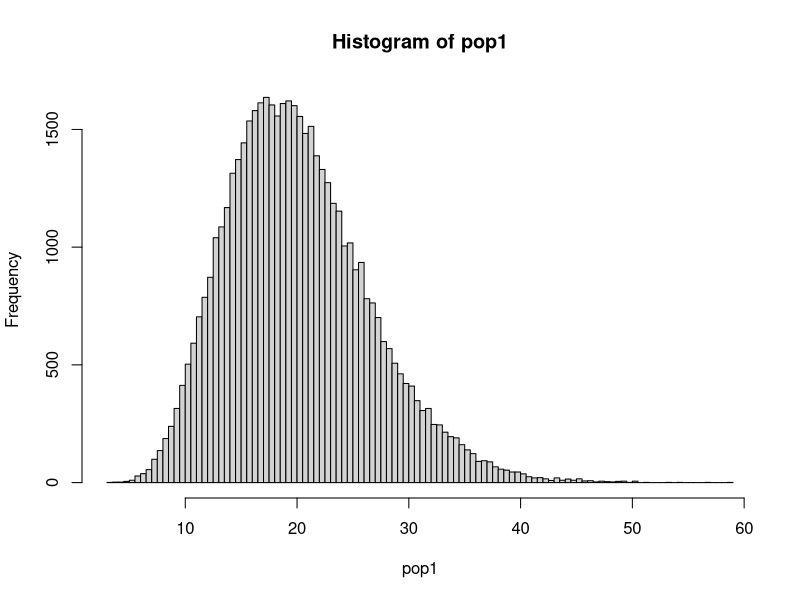
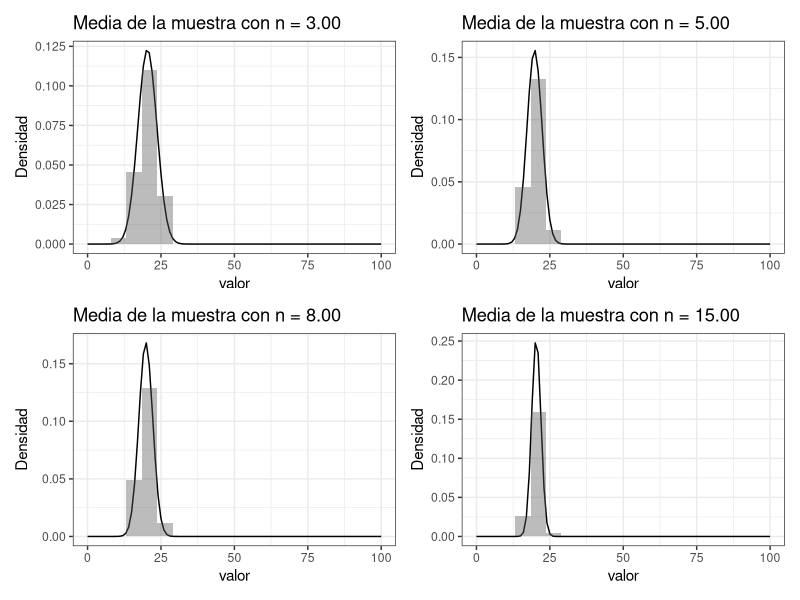

The R script that drew these images, in order:
## ---- chunk 1
library(tidyverse)
library(patchwork)
help(Distributions) # Esto le permitirá ver distribuciones alternativas
## ---- chunk 2
nPop <- 50000
# pop1 <- runif(nPop, min = 0, max = 100)
# pop1 <- rnorm(nPop, mean = 50, sd = 25)
# pop1 <- rbinom(nPop, 99, 0.25)
# pop1 <- rpois(nPop, lambda = 5)
# pop1 <- rt(nPop, 50, 50)
 pop1 <- rchisq(nPop, 20, ncp = 0.1)
# pop1 <- rgamma(nPop, shape = 2, scale = 5) # Asimétrica
## ---- chunk 3
# pop1
## ---- chunk 4
mean(pop1)
## ---- chunk 5
hist(pop1, breaks = 100)
# ggplot(pop1 %>% tibble()) +
#   aes(pop1) +
#   geom_histogram(bins = 100, center = 0.5)
## ---- chunk 6
n <- 3
muestras <- matrix(NA, nrow=0, ncol=n)
for (i in c(1:50)) {
  muestras <- rbind(muestras, sample(pop1, n, replace = FALSE))
}
muestras <- tibble(muestras)

muestras <-  muestras %>% bind_cols(
    muestras %>% rowwise() %>% summarise(media = mean(c_across(is.numeric)))
  )
muestras
## ---- chunk 7
gr1 <- ggplot(muestras, aes(x = media)) + 
  stat_function(fun = dnorm, n = 101, args = list(mean = mean(muestras$media), sd = sd(muestras$media))) +
  geom_area(stat = 'function') +
  geom_histogram(aes(y = ..density..),bins = 20, alpha = 0.4) +
  xlim(c(0, 100)) +
  ylab("Densidad") + 
  ggtitle(sprintf("Media de la muestra con n = %.2f", n)) + 
  xlab("valor") + 
  theme_bw()
## ---- chunk 8
shapiro3 <- shapiro.test(muestras$media)
## ---- chunk 9
n <- 5
muestras <- matrix(NA, nrow=0, ncol=n)
for (i in c(1:50)) {
  muestras <- rbind(muestras, sample(pop1, n, replace = FALSE))
}
muestras <- tibble(muestras)

muestras <-  muestras %>% bind_cols(
    muestras %>% rowwise() %>% summarise(media = mean(c_across(is.numeric)))
  )
muestras
## ---- chunk 10
gr2 <- ggplot(muestras, aes(x = media)) + 
  stat_function(fun = dnorm, n = 101, args = list(mean = mean(muestras$media), sd = sd(muestras$media))) +
  geom_area(stat = 'function') +
  geom_histogram(aes(y = ..density..),bins = 20, alpha = 0.4) +
  xlim(c(0, 100)) +
  ylab("Densidad") + 
  ggtitle(sprintf("Media de la muestra con n = %.2f", n)) + 
  xlab("valor") + 
  theme_bw()
## ---- chunk 11
shapiro5 <- shapiro.test(muestras$media)
## ---- chunk 12
n <- 8
muestras <- matrix(NA, nrow=0, ncol=n)
for (i in c(1:50)) {
  muestras <- rbind(muestras, sample(pop1, n, replace = FALSE))
}
muestras <- tibble(muestras)

muestras <-  muestras %>% bind_cols(
    muestras %>% rowwise() %>% summarise(media = mean(c_across(is.numeric)))
  )
muestras
## ---- chunk 13
gr3 <- ggplot(muestras, aes(x = media)) + 
  stat_function(fun = dnorm, n = 101, args = list(mean = mean(muestras$media), sd = sd(muestras$media))) +
  geom_area(stat = 'function') +
  geom_histogram(aes(y = ..density..),bins = 20, alpha = 0.4) +
  xlim(c(0, 100)) +
  ylab("Densidad") + 
  ggtitle(sprintf("Media de la muestra con n = %.2f", n)) + 
  xlab("valor") + 
  theme_bw()
## ---- chunk 14
shapiro8 <- shapiro.test(muestras$media)
## ---- chunk 15
n <- 15
muestras <- matrix(NA, nrow=0, ncol=n)
for (i in c(1:50)) {
  muestras <- rbind(muestras, sample(pop1, n, replace = FALSE))
}
muestras <- tibble(muestras)

muestras <-  muestras %>% bind_cols(
    muestras %>% rowwise() %>% summarise(media = mean(c_across(is.numeric)))
  )
muestras
## ---- chunk 16
gr4 <- ggplot(muestras, aes(x = media)) + 
  stat_function(fun = dnorm, n = 101, args = list(mean = mean(muestras$media), sd = sd(muestras$media))) +
  geom_area(stat = 'function') +
  geom_histogram(aes(y = ..density..),bins = 20, alpha = 0.4) +
  xlim(c(0, 100)) +
  ylab("Densidad") + 
  ggtitle(sprintf("Media de la muestra con n = %.2f", n)) + 
  xlab("valor") + 
  theme_bw()
## ---- chunk 17
shapiro15 <- shapiro.test(muestras$media)
## ---- chunk 18
gr1 + gr2 + gr3 + gr4
## ---- chunk 19
paste("Prueba de Shapiro para Normalidad de n=3")
print(shapiro3)
paste("Prueba de Shapiro para Normalidad de n=5")
print(shapiro5)
paste("Prueba de Shapiro para Normalidad de n=8")
print(shapiro8)
paste("Prueba de Shapiro para Normalidad de n=15")
print(shapiro15)
